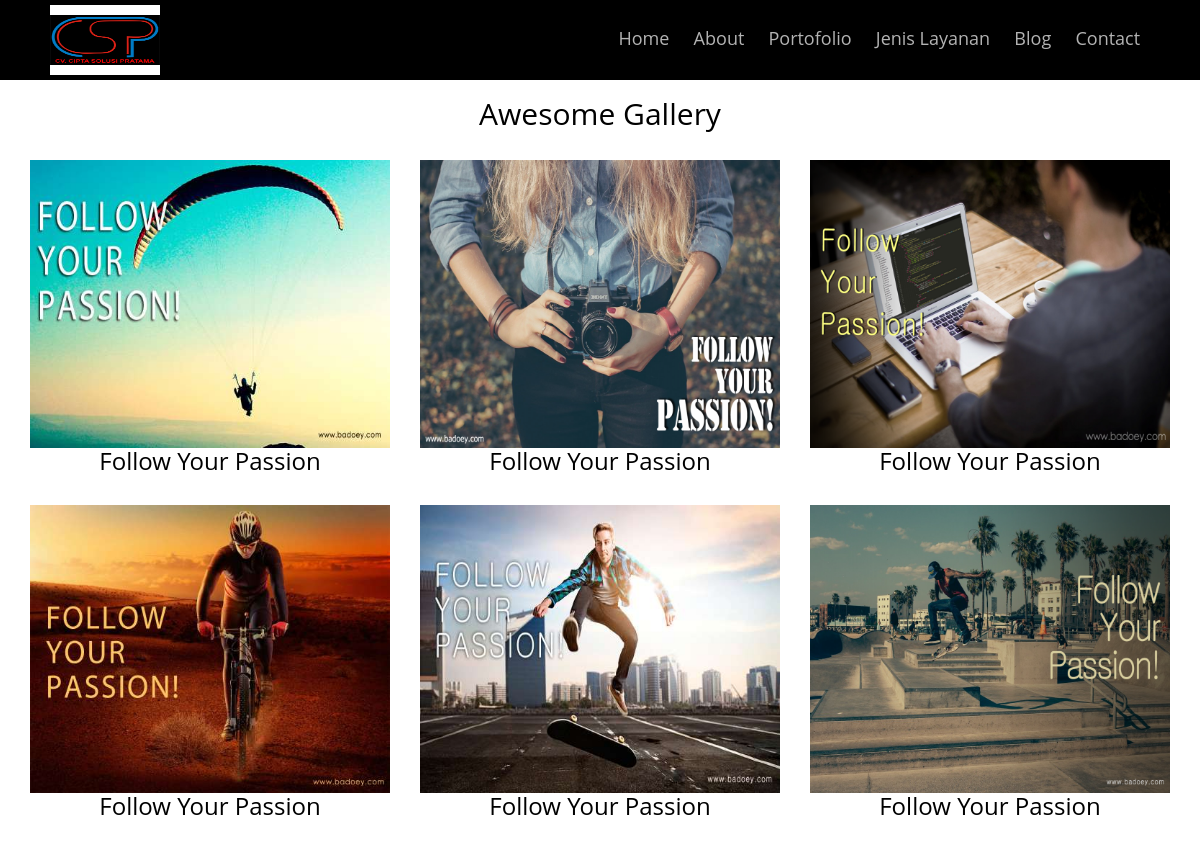
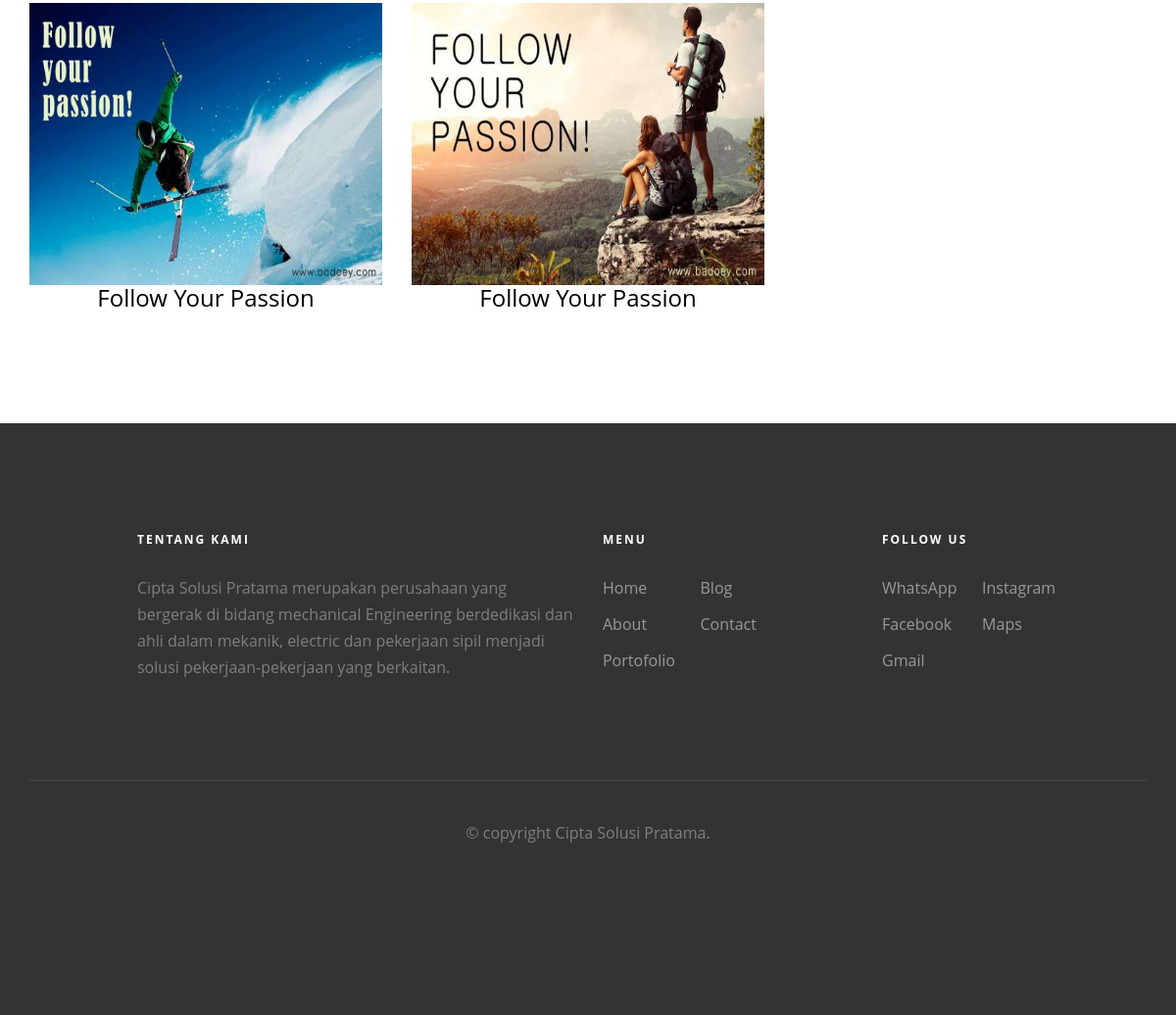
/index.php/gallery, run on the app's committed database (2 pictures, top to bottom).
### tables this page shows
CREATE TABLE IF NOT EXISTS `tbl_galeri` (
  `galeri_id` int(11) NOT NULL AUTO_INCREMENT,
  `galeri_judul` varchar(60) DEFAULT NULL,
  `galeri_tanggal` timestamp NULL DEFAULT CURRENT_TIMESTAMP,
  `galeri_gambar` varchar(40) DEFAULT NULL,
  `galeri_album_id` int(11) DEFAULT NULL,
  `galeri_pengguna_id` int(11) DEFAULT NULL,
  `galeri_author` varchar(60) DEFAULT NULL,
  PRIMARY KEY (`galeri_id`),
  KEY `galeri_album_id` (`galeri_album_id`),
  KEY `galeri_pengguna_id` (`galeri_pengguna_id`)
);

### application/controllers/Gallery.php (called while the page is built, shortened)
<?php
class Gallery extends CI_Controller
{
	function __construct()
	{
		$this->load->model('m_galeri');
		$this->load->model('m_album');
		$this->load->model('m_pengunjung');
	}
	function index()
	{
		$x['alb'] = $this->m_album->get_all_album();
		$x['data'] = $this->m_galeri->get_all_galeri();
		$this->load->view('v_gallery', $x);
	}
}

### index.php (called while the page is built, shortened)
<?php
require_once BASEPATH.'core/CodeIgniter.php';

### application/models/M_galeri.php (called while the page is built, shortened)
<?php
class M_galeri extends CI_Model{
	function get_all_galeri(){
		$hsl=$this->db->query("SELECT tbl_galeri.*,DATE_FORMAT(galeri_tanggal,'%d/%m/%Y') AS tanggal,album_nama FROM tbl_galeri join tbl_album on galeri_album_id=album_id ORDER BY galeri_id DESC");
		return $hsl;
	}
}

### application/views/v_gallery.php (the view, shortened to what this page needs)
<!DOCTYPE html>
<html class="no-js">
<head>
	<link rel="stylesheet" href="<?php echo base_url() . 'theme/css/animate.css' ?>">
	<link rel="stylesheet" href="<?php echo base_url() . 'theme/css/icomoon.css' ?>">
	<link rel="stylesheet" href="<?php echo base_url() . 'theme/css/bootstrap.css' ?>">
	<link rel="stylesheet" href="<?php echo base_url() . 'theme/css/flexslider.css' ?>">
	<link rel="stylesheet" href="<?php echo base_url() . 'theme/css/style.css' ?>">
	<link rel="stylesheet" href="<?php echo base_url() . 'theme/dist/css/lightbox.css' ?>">
</head>
<body>
	<div id="fh5co-page">
		<?php $this->load->view('v_header'); ?>
		<div class="container">
			<div class="row"><br />
				<div id="lol">
					<center>
						<h2>Awesome Gallery</h2>
					</center>
					<?php foreach ($data->result() as $row) :	?>
						<div class="col-md-4">
							<a class="example-image-link" href="<?php echo base_url() . 'assets/images/' . $row->galeri_gambar; ?>" data-lightbox="example-2" data-title="<?php echo $row->galeri_judul; ?>"><img class="example-image img-responsive" src="<?php echo base_url() . 'assets/images/' . $row->galeri_gambar; ?>" alt="image-1" /></a>
							<center>
								<h3> <?php echo $row->galeri_judul; ?> </h3>
							</center>
						</div>
					<?php endforeach; ?>
				</div>
			</div>
			<br />
			<div class="container">
				<div class="row">
					<div class="col-md-6 col-md-offset-3 text-center fh5co-heading">
						<br />
					</div>
				</div>
			</div>
		</div>
		<?php $this->load->view('v_footer'); ?>
	</div>
</body>
</html>

### application/views/v_header.php (shortened to what this page needs)
<header id="fh5co-header" role="banner" style="background-color:black">
    <div class="container">
        <div class="header-inner">
            <div class="header">
                <a href="<?php echo base_url() . '' ?>"> <img src="<?php echo base_url() . 'theme/images/pp.jpg' ?>" alt="logo" />
            </div>
            <nav role="navigation">
                <ul>
                    <li><a href="<?php echo base_url() . '' ?>">Home</a></li>
                    <li><a href="<?php echo base_url() . 'about' ?>">About</a></li>
                    <li><a href="<?php echo base_url() . 'gallery' ?>">Portofolio</a></li>
                    <li><a href="<?php echo base_url() . 'portfolio' ?>">Jenis Layanan</a></li>
                    <li><a href="<?php echo base_url() . 'artikel' ?>">Blog</a></li>
                    <li><a href="<?php echo base_url() . 'kontak' ?>">Contact</a></li>
                </ul>
            </nav>
        </div>
    </div>
</header>

### application/views/v_footer.php
<footer id="fh5co-footer" role="contentinfo">
	<div class="container">
		<div class="col-md-5 col-md-push-1 col-sm-12 col-sm-push-0 col-xs-12 col-xs-push-0">
			<h3>Tentang Kami</h3>
			<p>Cipta Solusi Pratama merupakan perusahaan yang bergerak di bidang mechanical Engineering berdedikasi dan ahli dalam mekanik, electric dan pekerjaan sipil menjadi solusi pekerjaan-pekerjaan yang berkaitan.</p>
		</div>
		<div class="col-md-3 col-md-push-1 col-sm-12 col-sm-push-0 col-xs-12 col-xs-push-0">
			<h3>Menu</h3>
			<ul class="float">
				<li><a href="<?php echo base_url() . '' ?>">Home</a></li>
				<li><a href="<?php echo base_url() . 'about' ?>">About</a></li>
				<li><a href="<?php echo base_url() . 'gallery' ?>">Portofolio</a></li>
			</ul>
			<ul class="float">
				<li><a href="<?php echo base_url() . 'artikel' ?>">Blog</a></li>
				<li><a href="<?php echo base_url() . 'kontak' ?>">Contact</a></li>
			</ul>
		</div>
		<div class="col-md-3 col-md-push-1 col-sm-12 col-sm-push-0 col-xs-12 col-xs-push-0">
			<h3>Follow Us</h3>
			<ul class="float">
				<li><a href="">WhatsApp</a></li>
				<li><a href="https://www.facebook.com/">Facebook</a></li>
				<li><a href="https://mail.google.com/">Gmail</a></li>
			</ul>
			<ul class="float">
				<li><a href="https://www.instagram.com/">Instagram</a></li>
				<li><a href="https://www.google.com/maps/place/7%C2%B044'59.1%22S+110%C2%B031'08.3%22E/@-7.7486765,110.5169019,18.75z/data=!4m5!3m4!1s0x0:0x0!8m2!3d-7.7497501!4d110.5189752">Maps</a></li>
			</ul>
		</div>
		<div class="col-md-12 fh5co-copyright text-center">
			<p>&copy; copyright Cipta Solusi Pratama.</p>
		</div>
	</div>
</footer>

### theme/css/style.css (style rules this page uses)
body { font-family: "Open Sans", Arial, sans-serif; font-weight: 400; font-size: 16px; line-height: 1.7; color: #7f7f7f; background: #fff; height: 100%; position: relative; }
a { color: #00B906; -webkit-transition: 0.5s; -o-transition: 0.5s; transition: 0.5s; }
p { margin-bottom: 30px; }
h1, h2, h3, h4, h5, h6, figure { color: #000; font-family: "Open Sans", Arial, sans-serif; font-weight: 400; margin: 0 0 30px 0; }
#fh5co-header { position: absolute; z-index: 1001; width: 100%; margin: 0px 0 0 0; }
#fh5co-header .header-inner { height: 80px; padding-left: 20px; padding-right: 20px; float: left; width: 100%; -webkit-border-radius: 7px; -moz-border-radius: 7px; -ms-border-radius: 7px; border-radius: 7px; }
#fh5co-header h1, #fh5co-header nav { margin: 38px 0 0 0; }
#fh5co-header nav { float: right; padding: 0; }
#fh5co-header nav ul { padding: 0; margin: 0 -0px 0 0; line-height: 0; }
#fh5co-header nav ul li { padding: 0; margin: 0; list-style: none; display: -moz-inline-stack; display: inline-block; zoom: 1; *display: inline; }
#fh5co-header nav ul li a { color: rgba(255, 255, 255, 0.7); font-size: 18px; padding: 10px; position: relative; -webkit-transition: 0.2s; -o-transition: 0.2s; transition: 0.2s; }
#fh5co-header nav ul li a:after { content: ""; position: absolute; height: 2px; bottom: 7px; left: 10px; right: 10px; background-color: #fff; visibility: hidden; -webkit-transform: scaleX(0); -moz-transform: scaleX(0); -ms-transform: scaleX(0); -o-transform: scaleX(0); transform: scaleX(0); -webkit-transition: all 0.3s cubic-bezier(0.175, 0.885, 0.32, 1.275); -moz-transition: all 0.3s cubic-bezier(0.175, 0.885, 0.32, 1.275); -ms-transition: all 0.3s cubic-bezier(0.175, 0.885, 0.32, 1.275); -o-transition: all 0.3s cubic-bezier(0.175, 0.885, 0.32, 1.275); transition: all 0.3s cubic-bezier(0.175, 0.885, 0.32, 1.275); }
.fh5co-heading { margin-bottom: 30px; }
#fh5co-footer { padding: 7em 0; float: left; width: 100%; position: relative; background: #333333; }
#fh5co-footer h2, #fh5co-footer h3, #fh5co-footer h4 { color: #fff; }
#fh5co-footer h3 { text-transform: uppercase; letter-spacing: 2px; font-size: 12px; font-weight: bold; }
#fh5co-footer [class*="col"] { padding-bottom: 30px; }
#fh5co-footer .float { float: left; margin-right: 10%; }
#fh5co-footer ul { padding: 0; margin: 0; }
#fh5co-footer ul li { padding: 0; margin: 0 0 10px 0; list-style: none; }
#fh5co-footer ul li a { color: rgba(255, 255, 255, 0.5); text-decoration: none !important; }
.fh5co-copyright { border-top: 1px solid rgba(255, 255, 255, 0.1); clear: both; margin-top: 40px !important; padding: 40px 0 0 0; }
#fh5co-page { position: relative; z-index: 2; background: #fff; }
#fh5co-offcanvas, .fh5co-nav-toggle, #fh5co-page { -webkit-transition: 0.5s; -o-transition: 0.5s; transition: 0.5s; }
#fh5co-offcanvas, .fh5co-nav-toggle, #fh5co-page { position: relative; }
#fh5co-page { z-index: 2; -webkit-transition: 0.5s; -o-transition: 0.5s; transition: 0.5s; }
#fh5co-offcanvas ul { padding: 0; margin: 0; }
#fh5co-offcanvas ul li { padding: 0; margin: 0 0 10px 0; list-style: none; line-height: 28px; }
#fh5co-offcanvas ul li a { font-size: 18px; color: rgba(255, 255, 255, 0.7); text-decoration: none !important; }

### application/views/v_gallery.php (style rules this page uses)
#lol { margin-top: 70px; }

### application/views/v_header.php (style rules this page uses)
#fh5co-page { position: relative; z-index: 2; }
#fh5co-offcanvas, .fh5co-nav-toggle, #fh5co-page { -webkit-transition: 0.5s; -o-transition: 0.5s; transition: 0.5s; }
#fh5co-offcanvas, .fh5co-nav-toggle, #fh5co-page { position: relative; }
#fh5co-page { z-index: 2; -webkit-transition: 0.5s; -o-transition: 0.5s; transition: 0.5s; }
#fh5co-offcanvas ul { padding: 0; margin: 0; }
#fh5co-offcanvas ul li { padding: 0; margin: 0 0 10px 0; list-style: none; line-height: 28px; }
#fh5co-offcanvas ul li a { font-size: 18px; color: rgba(255, 255, 255, 0.7); text-decoration: none !important; }
.header img { position: relative; float: left; width: 110px; height: 70px; margin-top: 5px; background: #555; }

### data on the page
tbl_galeri: galeri_gambar (picture), galeri_judul "Follow Your Passion"
tbl_galeri: galeri_gambar (picture), galeri_judul "Follow Your Passion"
tbl_galeri: galeri_gambar (picture), galeri_judul "Follow Your Passion"
tbl_galeri: galeri_gambar (picture), galeri_judul "Follow Your Passion"
tbl_galeri: galeri_gambar (picture), galeri_judul "Follow Your Passion"
tbl_galeri: galeri_gambar (picture), galeri_judul "Follow Your Passion"
tbl_galeri: galeri_gambar (picture), galeri_judul "Follow Your Passion"
tbl_galeri: galeri_gambar (picture), galeri_judul "Follow Your Passion"
